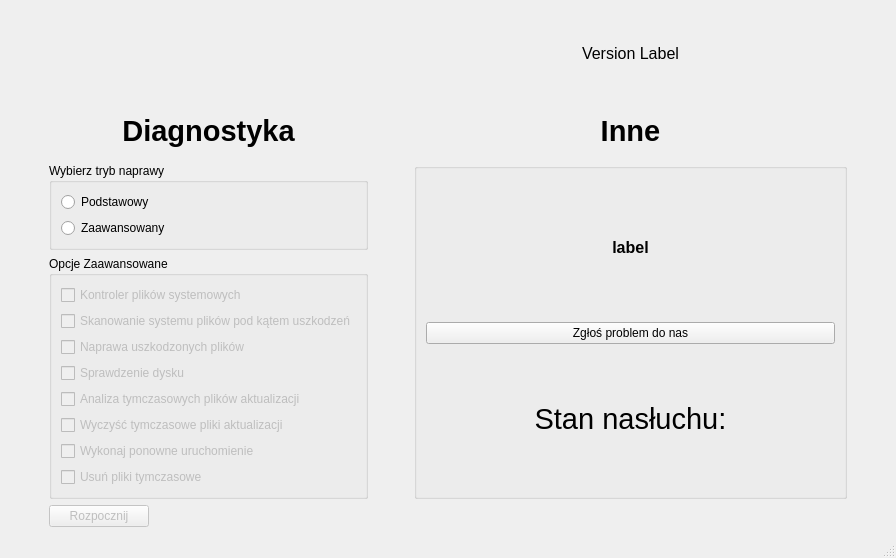
<?xml version="1.0" encoding="UTF-8"?>
<ui version="4.0">
 <class>MainWindow</class>
 <widget class="QMainWindow" name="MainWindow">
  <property name="geometry">
   <rect>
    <x>0</x>
    <y>0</y>
    <width>896</width>
    <height>558</height>
   </rect>
  </property>
  <property name="minimumSize">
   <size>
    <width>687</width>
    <height>543</height>
   </size>
  </property>
  <property name="maximumSize">
   <size>
    <width>9999999</width>
    <height>16777215</height>
   </size>
  </property>
  <property name="windowTitle">
   <string>MainWindow</string>
  </property>
  <widget class="QWidget" name="centralwidget">
   <layout class="QGridLayout" name="gridLayout_3">
    <item row="6" column="1" rowspan="2">
     <widget class="QGroupBox" name="groupBox_2">
      <property name="enabled">
       <bool>true</bool>
      </property>
      <property name="title">
       <string>Opcje Zaawansowane</string>
      </property>
      <layout class="QGridLayout" name="gridLayout">
       <item row="10" column="0">
        <widget class="QCheckBox" name="op6">
         <property name="enabled">
          <bool>false</bool>
         </property>
         <property name="text">
          <string>Wyczyść tymczasowe pliki aktualizacji</string>
         </property>
        </widget>
       </item>
       <item row="1" column="0">
        <widget class="QCheckBox" name="op1">
         <property name="enabled">
          <bool>false</bool>
         </property>
         <property name="text">
          <string>Kontroler plików systemowych</string>
         </property>
         <property name="checkable">
          <bool>true</bool>
         </property>
        </widget>
       </item>
       <item row="12" column="0">
        <widget class="QCheckBox" name="op7">
         <property name="enabled">
          <bool>false</bool>
         </property>
         <property name="text">
          <string>Wykonaj ponowne uruchomienie</string>
         </property>
        </widget>
       </item>
       <item row="13" column="0">
        <widget class="QCheckBox" name="op8">
         <property name="enabled">
          <bool>false</bool>
         </property>
         <property name="text">
          <string>Usuń pliki tymczasowe</string>
         </property>
        </widget>
       </item>
       <item row="7" column="0">
        <widget class="QCheckBox" name="op4">
         <property name="enabled">
          <bool>false</bool>
         </property>
         <property name="text">
          <string>Sprawdzenie dysku</string>
         </property>
        </widget>
       </item>
       <item row="8" column="0">
        <widget class="QCheckBox" name="op5">
         <property name="enabled">
          <bool>false</bool>
         </property>
         <property name="text">
          <string>Analiza tymczasowych plików aktualizacji</string>
         </property>
        </widget>
       </item>
       <item row="3" column="0">
        <widget class="QCheckBox" name="op3">
         <property name="enabled">
          <bool>false</bool>
         </property>
         <property name="text">
          <string>Naprawa uszkodzonych plików</string>
         </property>
        </widget>
       </item>
       <item row="2" column="0">
        <widget class="QCheckBox" name="op2">
         <property name="enabled">
          <bool>false</bool>
         </property>
         <property name="text">
          <string>Skanowanie systemu plików pod kątem uszkodzeń</string>
         </property>
        </widget>
       </item>
      </layout>
     </widget>
    </item>
    <item row="3" column="4">
     <spacer name="horizontalSpacer_5">
      <property name="orientation">
       <enum>Qt::Horizontal</enum>
      </property>
      <property name="sizeType">
       <enum>QSizePolicy::Fixed</enum>
      </property>
      <property name="sizeHint" stdset="0">
       <size>
        <width>40</width>
        <height>20</height>
       </size>
      </property>
     </spacer>
    </item>
    <item row="8" column="3">
     <spacer name="verticalSpacer_2">
      <property name="orientation">
       <enum>Qt::Vertical</enum>
      </property>
      <property name="sizeType">
       <enum>QSizePolicy::Fixed</enum>
      </property>
      <property name="sizeHint" stdset="0">
       <size>
        <width>20</width>
        <height>20</height>
       </size>
      </property>
     </spacer>
    </item>
    <item row="4" column="1">
     <widget class="QLabel" name="diagno_info">
      <property name="font">
       <font>
        <pointsize>22</pointsize>
        <weight>75</weight>
        <bold>true</bold>
       </font>
      </property>
      <property name="text">
       <string>Diagnostyka</string>
      </property>
      <property name="alignment">
       <set>Qt::AlignCenter</set>
      </property>
     </widget>
    </item>
    <item row="5" column="2">
     <spacer name="horizontalSpacer_3">
      <property name="orientation">
       <enum>Qt::Horizontal</enum>
      </property>
      <property name="sizeType">
       <enum>QSizePolicy::Fixed</enum>
      </property>
      <property name="sizeHint" stdset="0">
       <size>
        <width>40</width>
        <height>20</height>
       </size>
      </property>
     </spacer>
    </item>
    <item row="4" column="0">
     <spacer name="horizontalSpacer">
      <property name="orientation">
       <enum>Qt::Horizontal</enum>
      </property>
      <property name="sizeType">
       <enum>QSizePolicy::Fixed</enum>
      </property>
      <property name="sizeHint" stdset="0">
       <size>
        <width>40</width>
        <height>20</height>
       </size>
      </property>
     </spacer>
    </item>
    <item row="8" column="1">
     <widget class="QPushButton" name="pushButton">
      <property name="enabled">
       <bool>false</bool>
      </property>
      <property name="maximumSize">
       <size>
        <width>100</width>
        <height>16777215</height>
       </size>
      </property>
      <property name="text">
       <string>Rozpocznij</string>
      </property>
     </widget>
    </item>
    <item row="5" column="1">
     <widget class="QGroupBox" name="groupBox">
      <property name="maximumSize">
       <size>
        <width>16777215</width>
        <height>16777215</height>
       </size>
      </property>
      <property name="title">
       <string>Wybierz tryb naprawy</string>
      </property>
      <layout class="QGridLayout" name="gridLayout_2">
       <item row="0" column="0">
        <widget class="QRadioButton" name="basic">
         <property name="toolTip">
          <string>Wykonuje podstawową procedurę naprawy systemu plików</string>
         </property>
         <property name="text">
          <string>Podstawowy</string>
         </property>
        </widget>
       </item>
       <item row="1" column="0">
        <widget class="QRadioButton" name="advanced">
         <property name="toolTip">
          <string>Pozwala wybrać zestaw instrukcji, który ma zostać wykonany</string>
         </property>
         <property name="text">
          <string>Zaawansowany</string>
         </property>
        </widget>
       </item>
      </layout>
     </widget>
    </item>
    <item row="4" column="3">
     <widget class="QLabel" name="Other_prob">
      <property name="font">
       <font>
        <pointsize>22</pointsize>
        <weight>75</weight>
        <bold>true</bold>
       </font>
      </property>
      <property name="text">
       <string>Inne</string>
      </property>
      <property name="alignment">
       <set>Qt::AlignCenter</set>
      </property>
     </widget>
    </item>
    <item row="5" column="4">
     <spacer name="horizontalSpacer_2">
      <property name="orientation">
       <enum>Qt::Horizontal</enum>
      </property>
      <property name="sizeType">
       <enum>QSizePolicy::Fixed</enum>
      </property>
      <property name="sizeHint" stdset="0">
       <size>
        <width>40</width>
        <height>20</height>
       </size>
      </property>
     </spacer>
    </item>
    <item row="5" column="3" rowspan="3">
     <widget class="QGroupBox" name="groupBox_3">
      <property name="title">
       <string/>
      </property>
      <layout class="QGridLayout" name="gridLayout_4">
       <item row="1" column="0">
        <widget class="QPushButton" name="report_prob">
         <property name="enabled">
          <bool>true</bool>
         </property>
         <property name="text">
          <string>Zgłoś problem do nas</string>
         </property>
        </widget>
       </item>
       <item row="0" column="0">
        <widget class="QLabel" name="label_2">
         <property name="font">
          <font>
           <pointsize>12</pointsize>
           <weight>75</weight>
           <bold>true</bold>
          </font>
         </property>
         <property name="styleSheet">
          <string notr="true"/>
         </property>
         <property name="text">
          <string>label</string>
         </property>
         <property name="alignment">
          <set>Qt::AlignCenter</set>
         </property>
         <property name="wordWrap">
          <bool>true</bool>
         </property>
        </widget>
       </item>
       <item row="2" column="0">
        <widget class="QLabel" name="nasluchCheck">
         <property name="font">
          <font>
           <pointsize>22</pointsize>
          </font>
         </property>
         <property name="text">
          <string>Stan nasłuchu:</string>
         </property>
         <property name="alignment">
          <set>Qt::AlignCenter</set>
         </property>
        </widget>
       </item>
      </layout>
     </widget>
    </item>
    <item row="1" column="1">
     <widget class="QLabel" name="logo">
      <property name="maximumSize">
       <size>
        <width>175</width>
        <height>50</height>
       </size>
      </property>
      <property name="autoFillBackground">
       <bool>false</bool>
      </property>
      <property name="text">
       <string/>
      </property>
      <property name="pixmap">
       <pixmap>rksound.png</pixmap>
      </property>
      <property name="scaledContents">
       <bool>true</bool>
      </property>
      <property name="openExternalLinks">
       <bool>true</bool>
      </property>
     </widget>
    </item>
    <item row="0" column="0">
     <spacer name="horizontalSpacer_4">
      <property name="orientation">
       <enum>Qt::Horizontal</enum>
      </property>
      <property name="sizeType">
       <enum>QSizePolicy::Fixed</enum>
      </property>
      <property name="sizeHint" stdset="0">
       <size>
        <width>40</width>
        <height>20</height>
       </size>
      </property>
     </spacer>
    </item>
    <item row="1" column="3">
     <widget class="QLabel" name="welcome">
      <property name="font">
       <font>
        <pointsize>12</pointsize>
       </font>
      </property>
      <property name="text">
       <string>&lt;html&gt;&lt;head/&gt;&lt;body&gt;&lt;p&gt;Version Label&lt;/p&gt;&lt;/body&gt;&lt;/html&gt;</string>
      </property>
      <property name="scaledContents">
       <bool>false</bool>
      </property>
      <property name="alignment">
       <set>Qt::AlignCenter</set>
      </property>
      <property name="wordWrap">
       <bool>true</bool>
      </property>
     </widget>
    </item>
   </layout>
  </widget>
  <widget class="QStatusBar" name="statusbar"/>
  <action name="actionO_Aplikacji">
   <property name="text">
    <string>O Aplikacji</string>
   </property>
  </action>
  <action name="actionO_Aplikacji_2">
   <property name="checkable">
    <bool>false</bool>
   </property>
   <property name="text">
    <string>O Aplikacji</string>
   </property>
  </action>
 </widget>
 <resources/>
 <connections/>
</ui>
